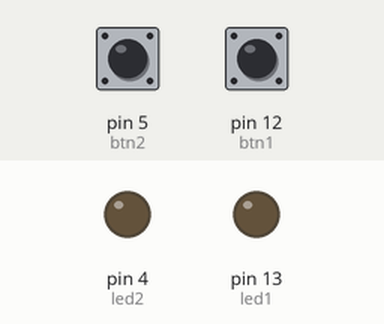
The sketch below on a simulated Arduino Uno, built with avr-gcc and run on an emulated ATmega328P. On the bench: output pins drawn as LEDs (lit = HIGH). The inputs (shaded band) are chosen by the test bench; at power-on: pin 5 (btn2) LOW, pin 12 (btn1) LOW.

Above: at 1.2 s.
1.3 s: pin 5 (btn2) pulled HIGH for 0.15 s
At 2.1 s:
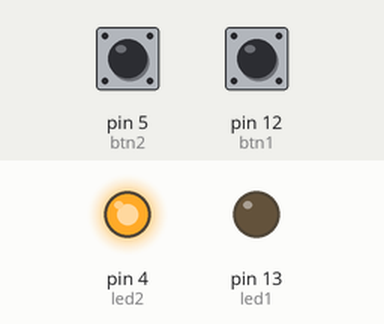
2.9 s: pin 12 (btn1) pulled HIGH for 0.15 s
At 3.4 s:
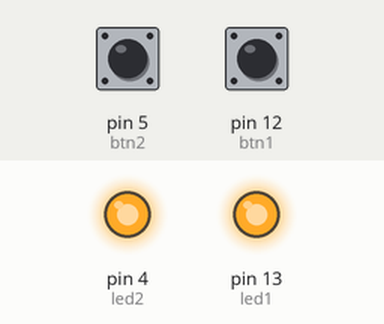
4.5 s: pin 5 (btn2) pulled HIGH for 1 s
At 5.8 s:
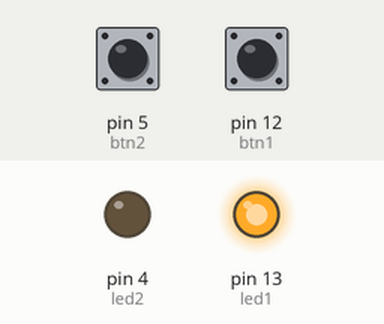
7.0 s: pin 5 (btn2) pulled HIGH for 3.2 s
At 7.8 s:
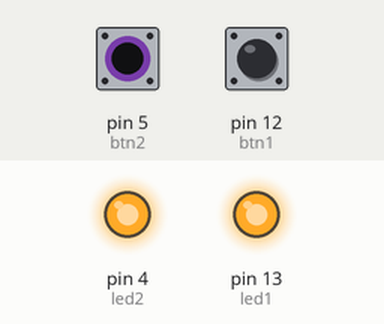
11.7 s: pin 12 (btn1) pulled HIGH for 1 s
At 12.6 s:
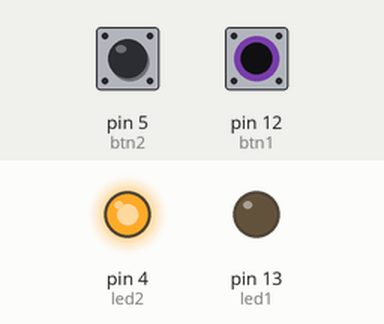
Timing chart, 0 to 14.7 s (numbered marks = the images above; inputs shaded):
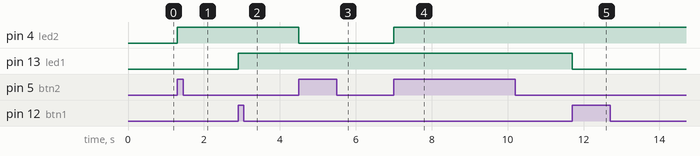

Measured:
- after the input at 1.3 s, pin 4 (led2): LOW → HIGH at once
- after the input at 2.9 s, pin 13 (led1): LOW → HIGH at once
- after the input at 4.5 s, pin 4 (led2): HIGH → LOW at once
- after the input at 7.0 s, pin 4 (led2): LOW → HIGH at once
- after the input at 11.7 s, pin 13 (led1): HIGH → LOW at once

The sketch:

ex012.ino
```cpp
// 12) Faça dois botões de dupla função, um para cada led

int led1 = 13;
int led2 = 4;

int btn1 = 12;
int btn2 = 5;

int estLed1 = 0;
int estLed2 = 0;

int estBtn1 = 0;
int estBtn2 = 0;

int anterior1 = 0;
int anterior2 = 0;

void setup() {
  pinMode(led1, OUTPUT);
  pinMode(led2, OUTPUT);

  pinMode(btn1, INPUT);
  pinMode(btn2, INPUT);
}

void loop() {
  estBtn1 = digitalRead(btn1);  // Lê o estado do botão
  estBtn2 = digitalRead(btn2);  // Lê o estado do botão

  if (estBtn1 == HIGH && anterior1 == LOW) {  // Verifica se o botão 1 está pressionado e se anteriormente ele estava solto
    estLed1 = !estLed1; // Inverte o estado do led 1
  }

  if (estBtn2 == HIGH && anterior2 == LOW) {  // Verifica se o botão 2 está pressionado e se anteriormente ele estava solto
    estLed2 = !estLed2; // Inverte o estado do led 2
  }

  digitalWrite(led1, estLed1);  // Escreve o estado da variável no pino do led 1, ou seja, acende ou apaga o led
  digitalWrite(led2, estLed2);  // Escreve o estado da variável no pino do led 2, ou seja, acende ou apaga o led

  anterior1 = estBtn1;  // Armazena o estado do botão 1 para que a condicional seja executada com êxito
  anterior2 = estBtn2;  // Armazena o estado do botão 2 para que a condicional seja executada com êxito

  delay(50);  // Tempo para que a leitura seja executada corretamente
}
```
